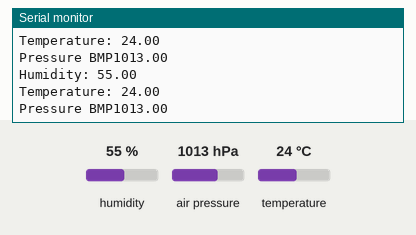
Simulated run of this sketch. Board: Arduino Uno, built with avr-gcc and run on an emulated ATmega328P. Parts: the last lines printed to the serial monitor. The inputs (shaded band) are chosen by the test bench; at power-on: humidity 55 %, air pressure 1013 hPa, temperature 24 °C.

Above: at 10.8 s.
10.9 s: humidity set to 22 %
At 20.7 s:
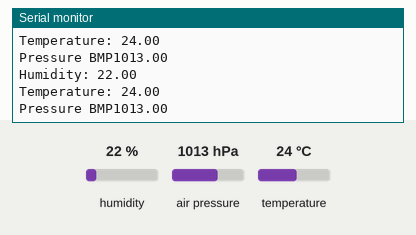
20.9 s: air pressure set to 952 hPa
At 30.7 s:
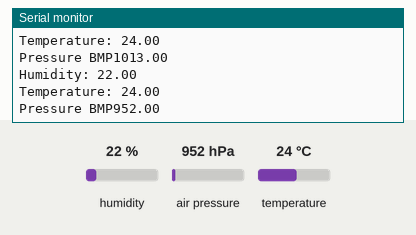
30.9 s: temperature set to 12 °C
At 40.7 s:
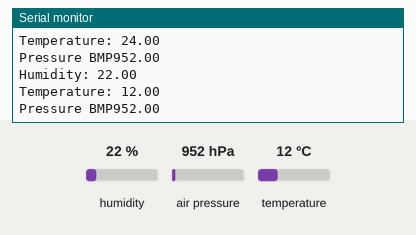
40.9 s: air pressure set to 975 hPa
At 50.5 s:
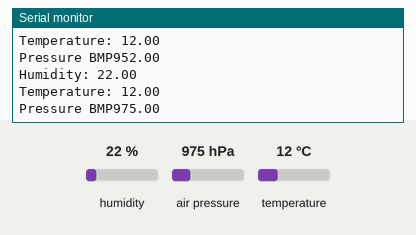
50.9 s: humidity set to 40 %
At 60.7 s:
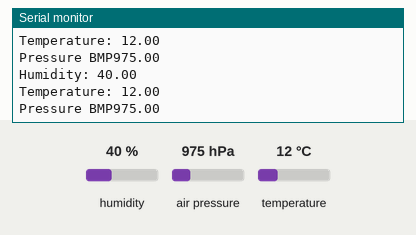
Timing chart, 0 to 61.9 s (numbered marks = the images above; inputs shaded):
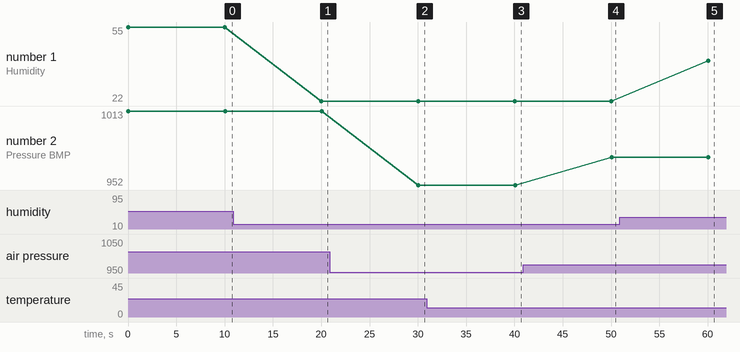

Measured:
- after the input at 10.9 s, the serial monitor: prints a new line after 9.1 s (image 1)
- after the input at 20.9 s, the serial monitor: prints a new line after 9.2 s (image 2)
- after the input at 30.9 s, the serial monitor: prints a new line after 9.2 s (image 3)
- after the input at 40.9 s, the serial monitor: prints a new line after 9.2 s (image 4)
- after the input at 50.9 s, the serial monitor: prints a new line after 9.1 s (image 5)
- plotted number 1: 55 → 22 after the input at 10.9 s, 22 → 40 after the input at 50.9 s
- plotted number 2: 1013 → 952 after the input at 20.9 s, 952 → 975 after the input at 40.9 s

The sketch:

DHT_BMPtester.ino
```cpp
#include "DHT.h"        // Biblioteca para DHT
#include <SFE_BMP180.h> // Biblioteca para BMP
#define DHTPIN 4        // Pino de dados utilizado no DHT

#define DHTTYPE DHT22   // Tipo de sendor DHT
SFE_BMP180 pressure;


DHT dht(DHTPIN, DHTTYPE); // instnaciando metodo DHT, passando com prarametro o tipo de sensor e o pino utilizado

void setup() {
  Serial.begin(9600); //iniciando comunicaçao serial
  pressure.begin();   //inicianco sensor de pressão

  dht.begin();        //iniciando sensor DHT
 }

void loop() {

  float h = dht.readHumidity(); //criando variavel para humidade e atribuindo o valor do DHR
  double t = dht.readTemperature(); //criando variavel para temperatura e atribuino o valor do DHT
  double P; //crinadi variavel para pressão atmosferica
pressure.getPressure(P,t); // atribuindo valor para a variavel de sensor atmosferica, passando como parametro a temperatura


  if (isnan(t) || isnan(h)) { // verificando se o DHT tem leitura valida
    Serial.println("Failed to read from DHT");
  } else {
    Serial.print("Humidity: ");
    Serial.print(h);
    Serial.print("\n");
    Serial.print("Temperature: ");
    Serial.print(t);
    Serial.print("\n");
    Serial.print("Pressure BMP");
    Serial.println(P);
    Serial.print("\n\n\n\n");
    delay(10000);

  }
}
```
